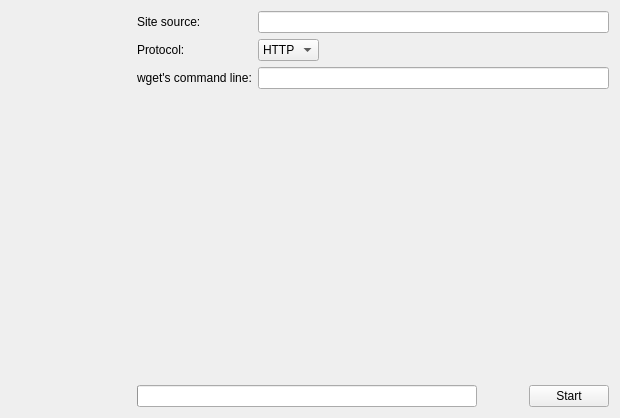
<ui version="4.0" >
 <author></author>
 <comment>***************************************************************************
 *                                                                         *
 *   This program is free software; you can redistribute it and/or modify  *
 *   it under the terms of the GNU General Public License as published by  *
 *   the Free Software Foundation; either version 2 of the License, or     *
 *   (at your option) any later version.                                   *
 *                                                                         *
 ***************************************************************************
</comment>
 <exportmacro></exportmacro>
 <class>WebImportWizardPageBase</class>
 <widget class="QWidget" name="WebImportWizardPageBase" >
  <property name="geometry" >
   <rect>
    <x>0</x>
    <y>0</y>
    <width>620</width>
    <height>418</height>
   </rect>
  </property>
  <property name="sizePolicy" >
   <sizepolicy>
    <hsizetype>5</hsizetype>
    <vsizetype>1</vsizetype>
    <horstretch>0</horstretch>
    <verstretch>0</verstretch>
   </sizepolicy>
  </property>
  <property name="minimumSize" >
   <size>
    <width>620</width>
    <height>410</height>
   </size>
  </property>
  <property name="maximumSize" >
   <size>
    <width>32000</width>
    <height>32000</height>
   </size>
  </property>
  <property name="windowTitle" >
   <string>WebImportWizardPageBase</string>
  </property>
  <layout class="QGridLayout" >
   <property name="margin" >
    <number>11</number>
   </property>
   <property name="spacing" >
    <number>6</number>
   </property>
   <item rowspan="3" row="0" column="0" >
    <widget class="QLabel" name="imagelabel" >
     <property name="sizePolicy" >
      <sizepolicy>
       <hsizetype>0</hsizetype>
       <vsizetype>0</vsizetype>
       <horstretch>0</horstretch>
       <verstretch>0</verstretch>
      </sizepolicy>
     </property>
     <property name="minimumSize" >
      <size>
       <width>120</width>
       <height>0</height>
      </size>
     </property>
     <property name="maximumSize" >
      <size>
       <width>120</width>
       <height>1000</height>
      </size>
     </property>
     <property name="text" >
      <string/>
     </property>
     <property name="scaledContents" >
      <bool>true</bool>
     </property>
     <property name="alignment" >
      <set>Qt::AlignLeading|Qt::AlignLeft|Qt::AlignTop</set>
     </property>
    </widget>
   </item>
   <item row="0" column="1" colspan="3" >
    <layout class="QGridLayout" >
     <property name="margin" >
      <number>0</number>
     </property>
     <property name="spacing" >
      <number>6</number>
     </property>
     <item row="2" column="0" >
      <widget class="QLabel" name="TextLabel10" >
       <property name="text" >
        <string>wget's command line:</string>
       </property>
      </widget>
     </item>
     <item row="1" column="2" >
      <spacer>
       <property name="orientation" >
        <enum>Qt::Horizontal</enum>
       </property>
       <property name="sizeType" >
        <enum>QSizePolicy::Expanding</enum>
       </property>
       <property name="sizeHint" >
        <size>
         <width>228</width>
         <height>20</height>
        </size>
       </property>
      </spacer>
     </item>
     <item row="1" column="1" >
      <widget class="QComboBox" name="protocolCombo" >
       <item>
        <property name="text" >
         <string>HTTP</string>
        </property>
       </item>
       <item>
        <property name="text" >
         <string>FTP</string>
        </property>
       </item>
      </widget>
     </item>
     <item row="0" column="1" colspan="2" >
      <widget class="QLineEdit" name="siteUrl" />
     </item>
     <item row="1" column="0" >
      <widget class="QLabel" name="TextLabel1" >
       <property name="text" >
        <string>Protocol:</string>
       </property>
      </widget>
     </item>
     <item row="2" column="1" colspan="2" >
      <widget class="QLineEdit" name="commandLine" />
     </item>
     <item row="0" column="0" >
      <widget class="QLabel" name="TextLabel9" >
       <property name="text" >
        <string>Site source:</string>
       </property>
      </widget>
     </item>
    </layout>
   </item>
   <item row="2" column="3" >
    <widget class="QPushButton" name="button" >
     <property name="sizePolicy" >
      <sizepolicy>
       <hsizetype>1</hsizetype>
       <vsizetype>1</vsizetype>
       <horstretch>0</horstretch>
       <verstretch>0</verstretch>
      </sizepolicy>
     </property>
     <property name="text" >
      <string>Start</string>
     </property>
    </widget>
   </item>
   <item row="2" column="2" >
    <spacer>
     <property name="orientation" >
      <enum>Qt::Horizontal</enum>
     </property>
     <property name="sizeType" >
      <enum>QSizePolicy::Fixed</enum>
     </property>
     <property name="sizeHint" >
      <size>
       <width>40</width>
       <height>20</height>
      </size>
     </property>
    </spacer>
   </item>
   <item row="2" column="1" >
    <widget class="QProgressBar" name="progress" >
     <property name="orientation" >
      <enum>Qt::Horizontal</enum>
     </property>
    </widget>
   </item>
   <item row="1" column="1" colspan="3" >
    <widget class="SimpleFileTree" name="listView" >
     <property name="sizePolicy" >
      <sizepolicy>
       <hsizetype>5</hsizetype>
       <vsizetype>3</vsizetype>
       <horstretch>0</horstretch>
       <verstretch>0</verstretch>
      </sizepolicy>
     </property>
    </widget>
   </item>
  </layout>
 </widget>
 <layoutdefault spacing="6" margin="11" />
 <pixmapfunction></pixmapfunction>
 <customwidgets>
  <customwidget>
   <class>SimpleFileTree</class>
   <extends></extends>
   <header>simplefiletree.h</header>
   <container>0</container>
   <pixmap></pixmap>
  </customwidget>
 </customwidgets>
 <tabstops>
  <tabstop>siteUrl</tabstop>
  <tabstop>protocolCombo</tabstop>
  <tabstop>commandLine</tabstop>
  <tabstop>button</tabstop>
 </tabstops>
 <resources/>
 <connections/>
</ui>
